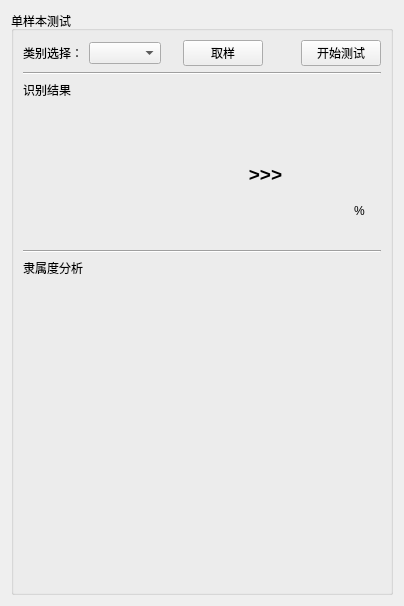
            <widget class="QWidget" name="scrollAreaWidgetContents_5">
             <property name="geometry">
              <rect>
               <x>0</x>
               <y>0</y>
               <width>404</width>
               <height>606</height>
              </rect>
             </property>
             <layout class="QVBoxLayout" name="verticalLayout_9">
              <item>
               <widget class="QGroupBox" name="groupBox_11">
                <property name="title">
                 <string>单样本测试</string>
                </property>
                <layout class="QVBoxLayout" name="verticalLayout_44">
                 <item>
                  <layout class="QHBoxLayout" name="horizontalLayout_66">
                   <item>
                    <widget class="QLabel" name="label_50">
                     <property name="text">
                      <string>类别选择：</string>
                     </property>
                    </widget>
                   </item>
                   <item>
                    <widget class="QComboBox" name="comboBox_sampleType"/>
                   </item>
                   <item>
                    <widget class="QLabel" name="label_68">
                     <property name="text">
                      <string/>
                     </property>
                    </widget>
                   </item>
                   <item>
                    <widget class="QPushButton" name="pushButton_mE_randone">
                     <property name="text">
                      <string>取样</string>
                     </property>
                    </widget>
                   </item>
                   <item>
                    <widget class="QLabel" name="label">
                     <property name="text">
                      <string/>
                     </property>
                    </widget>
                   </item>
                   <item>
                    <widget class="QLabel" name="label_mE_choicedSample">
                     <property name="text">
                      <string/>
                     </property>
                    </widget>
                   </item>
                   <item>
                    <widget class="QPushButton" name="pushButton_testOneSample">
                     <property name="text">
                      <string>开始测试</string>
                     </property>
                    </widget>
                   </item>
                  </layout>
                 </item>
                 <item>
                  <widget class="Line" name="line_14">
                   <property name="orientation">
                    <enum>Qt::Horizontal</enum>
                   </property>
                  </widget>
                 </item>
                 <item>
                  <layout class="QVBoxLayout" name="verticalLayout_43">
                   <item>
                    <widget class="QLabel" name="label_127">
                     <property name="sizePolicy">
                      <sizepolicy hsizetype="Preferred" vsizetype="Fixed">
                       <horstretch>0</horstretch>
                       <verstretch>0</verstretch>
                      </sizepolicy>
                     </property>
                     <property name="text">
                      <string>识别结果</string>
                     </property>
                    </widget>
                   </item>
                   <item>
                    <layout class="QHBoxLayout" name="horizontalLayout_70">
                     <item>
                      <layout class="QVBoxLayout" name="verticalLayout_45">
                       <item>
                        <widget class="QLabel" name="label_mE_imgGT">
                         <property name="text">
                          <string/>
                         </property>
                         <property name="alignment">
                          <set>Qt::AlignCenter</set>
                         </property>
                        </widget>
                       </item>
                       <item>
                        <widget class="QLabel" name="label_mE_chartGT">
                         <property name="sizePolicy">
                          <sizepolicy hsizetype="Fixed" vsizetype="Fixed">
                           <horstretch>0</horstretch>
                           <verstretch>0</verstretch>
                          </sizepolicy>
                         </property>
                         <property name="minimumSize">
                          <size>
                           <width>200</width>
                           <height>100</height>
                          </size>
                         </property>
                         <property name="text">
                          <string/>
                         </property>
                         <property name="alignment">
                          <set>Qt::AlignCenter</set>
                         </property>
                        </widget>
                       </item>
                      </layout>
                     </item>
                     <item>
                      <widget class="QLabel" name="label_128">
                       <property name="text">
                        <string>&lt;html&gt;&lt;head/&gt;&lt;body&gt;&lt;p align=&quot;center&quot;&gt;&lt;span style=&quot; font-size:14pt; font-weight:700;&quot;&gt;&amp;gt;&amp;gt;&amp;gt;&lt;/span&gt;&lt;/p&gt;&lt;/body&gt;&lt;/html&gt;</string>
                       </property>
                      </widget>
                     </item>
                     <item>
                      <layout class="QVBoxLayout" name="verticalLayout_46">
                       <item>
                        <widget class="QLabel" name="label_predImg">
                         <property name="text">
                          <string/>
                         </property>
                         <property name="alignment">
                          <set>Qt::AlignCenter</set>
                         </property>
                        </widget>
                       </item>
                       <item>
                        <layout class="QHBoxLayout" name="horizontalLayout_69">
                         <item>
                          <widget class="QLabel" name="label_predClass">
                           <property name="text">
                            <string/>
                           </property>
                           <property name="alignment">
                            <set>Qt::AlignRight|Qt::AlignTrailing|Qt::AlignVCenter</set>
                           </property>
                          </widget>
                         </item>
                         <item>
                          <widget class="QLabel" name="label_predDegree">
                           <property name="sizePolicy">
                            <sizepolicy hsizetype="Fixed" vsizetype="Preferred">
                             <horstretch>0</horstretch>
                             <verstretch>0</verstretch>
                            </sizepolicy>
                           </property>
                           <property name="text">
                            <string/>
                           </property>
                           <property name="alignment">
                            <set>Qt::AlignRight|Qt::AlignTrailing|Qt::AlignVCenter</set>
                           </property>
                          </widget>
                         </item>
                         <item>
                          <widget class="QLabel" name="label_137">
                           <property name="text">
                            <string>%</string>
                           </property>
                           <property name="alignment">
                            <set>Qt::AlignLeading|Qt::AlignLeft|Qt::AlignVCenter</set>
                           </property>
                          </widget>
                         </item>
                        </layout>
                       </item>
                      </layout>
                     </item>
                    </layout>
                   </item>
                  </layout>
                 </item>
                 <item>
                  <widget class="Line" name="line_18">
                   <property name="orientation">
                    <enum>Qt::Horizontal</enum>
                   </property>
                  </widget>
                 </item>
                 <item>
                  <layout class="QVBoxLayout" name="verticalLayout_50">
                   <item>
                    <widget class="QLabel" name="label_146">
                     <property name="sizePolicy">
                      <sizepolicy hsizetype="Preferred" vsizetype="Fixed">
                       <horstretch>0</horstretch>
                       <verstretch>0</verstretch>
                      </sizepolicy>
                     </property>
                     <property name="text">
                      <string>隶属度分析</string>
                     </property>
                    </widget>
                   </item>
                   <item>
                    <layout class="QHBoxLayout" name="horizontalLayout_73">
                     <item>
                      <widget class="QLabel" name="label_5">
                       <property name="minimumSize">
                        <size>
                         <width>0</width>
                         <height>300</height>
                        </size>
                       </property>
                       <property name="text">
                        <string/>
                       </property>
                      </widget>
                     </item>
                     <item>
                      <layout class="QHBoxLayout" name="horizontalLayout_degreeChart"/>
                     </item>
                    </layout>
                   </item>
                  </layout>
                 </item>
                </layout>
               </widget>
              </item>
             </layout>
            </widget>
